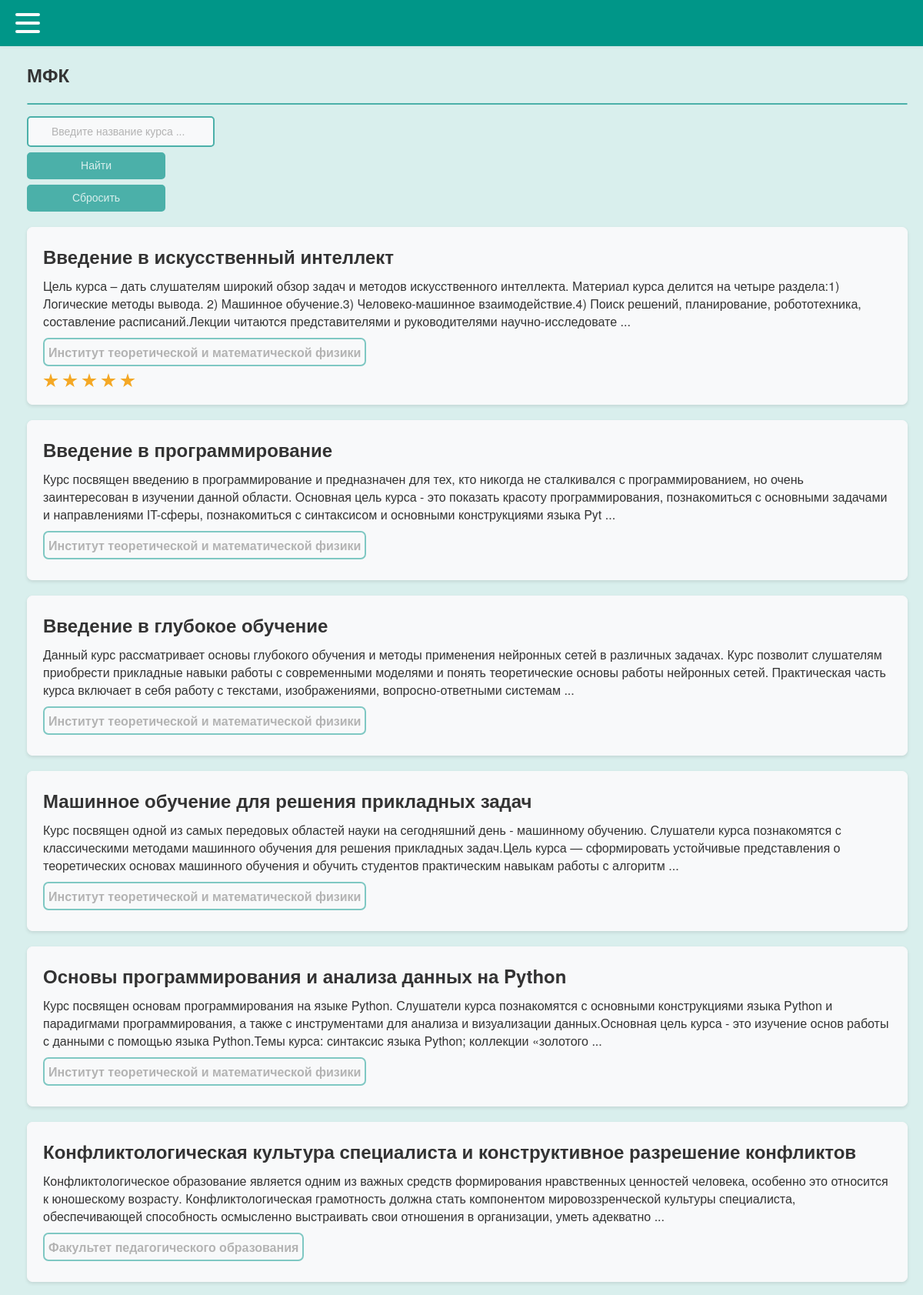
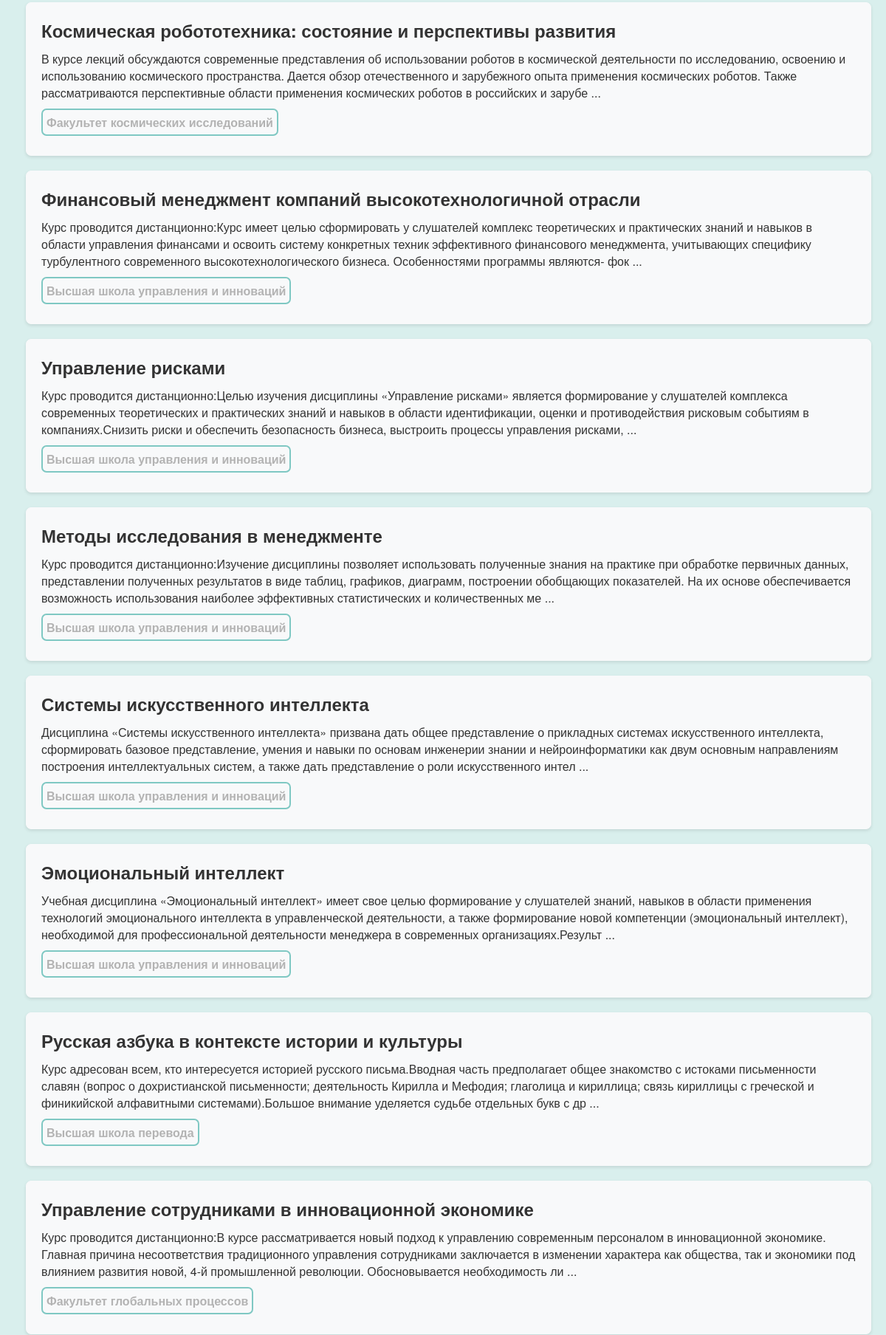
The page /dict (upper part) on the database its author committed (2 pictures, top to bottom).
### tables this page shows
CREATE TABLE mfk (
id integer PRIMARY KEY AUTOINCREMENT,
name text,
faculty text,
desc text,
online text,
openclose text,
score text
);

### testApp.py (the view)
@app.route("/")
@app.route("/dict", methods=['GET', 'POST'])
def dict():
    if request.method == 'POST':
        return render_template('dict.html', my_text='МФК', menu=menu, mfk_table=dbase.getSearchMfk(request.form['search']))
    return render_template('dict.html', my_text='МФК', menu=menu, mfk_table=dbase.getMfkAnonce())

### FDataBase.py (called while the page is built)
    def getMfkAnonce(self):
        try:
            self.__cur.execute(f"SELECT id, name, faculty, desc, online, score FROM mfk ORDER BY id DESC")
            res = self.__cur.fetchall()
            if res: return res
        except sqlite3.Error as e:
            print("Ошибка получения статьи из БД " + str(e))
        return []

### testApp.py (called while the page is built)
def connect_db():
    conn = sqlite3.connect(app.config['DATABASE'])
    conn.row_factory = sqlite3.Row
    return conn

def get_db():
    if not hasattr(g, 'link_db'):
        g.link_db = connect_db()
    return g.link_db

@app.before_request
def before_request():
    global dbase
    db = get_db()
    dbase = FDataBase(db)

### templates/dict.html (shortened to what this page needs)
{% extends 'index.html' %}
{% block content %}
    <form method="POST" action="/dict">
        <input class="search-input" placeholder="Введите название курса ..." name="search">
        <br>
        <div class="button_container">
            <div class="center">
                <button class="btn">
                    <span style="font-size: 14px;" class="btn_span">Найти</span>
                </button>
            </div>
        </div>
    </form>
    <a href="{{ url_for('dict')}}">
        <div style="margin-top: 7px;" class="button_container">
            <div class="center">
                <button class="btn">
                    <span style="font-size: 14px;" class="btn_span">Сбросить</span>
                </button>
            </div>
        </div>
    </a>
    <ul class="list-posts">
        {% for m in mfk_table %}
            <a style="" class="my_a" href="{{ url_for('showMfk', alias=m.id)}}">
                <li class="mfk_on_main_page">
                        <h2 style="margin: 0px 0px 10px 0px;">{{m.name}}</h2>
                        <div class="my_desc">{{m.desc[:350]}} ...</div>
                        <div style="color: var(--my-light-grey); border: 2px solid var(--my-2light-blue); border-radius: 7px; padding: 5px; margin: 10px 5px 0px 0px; display: inline-block;">
                            <b>{{m.faculty}}</b>
                        </div>
                        <div class="comment_stars_background comment_container container">
                          <div class="comment_stars_background container__items">
                            {% for i in range(m.score|int) %}
                              <label class="comment_stars_background my_label" for="">
                                <div class="star-stroke">
                                </div>
                              </label>
                            {% endfor %}
                          </div>
                        </div>
                </li>
            </a>
        {% endfor %}
    </ul>
{% endblock %}

### static/css/style.css (style rules this page uses)
:root { --primary-colour: #f8f9fa; --secondary-colour: hsl(38 90% 55%); --star-colour: hsl(38 90% 55%); --menu-blue: #009688; --my-light-blue: #4bb0a9; --my-2light-blue: #7fc8c3; --my-background: #D9EFED; --my-white: #f8f9fa; --my-2light-grey: #e6e6e6; --my-light-grey: #b3b3b3; --my-grey: #747474; --my-black: #4f4f4f; }
body { font-family: 'Helvetica Neue', Helvetica, sans-serif; margin: 0; padding: 0; background: var(--my-background); }
.search-input { height: 30px; width: 205px; margin-bottom: 7px; margin-top: -5px; border: 2px solid var(--my-light-blue); border-radius: 5px; font-color: red; padding: 3px 5px 3px 30px; font-size: 14px; transition: 0.4s ease-in-out; outline:none; background: var(--my-white); }
::placeholder { color: var(--my-light-grey); opacity: 1; }
a { color: #007bff; text-decoration: none; }
.my_a { color: #333; }
.button_container { display: block; display: flex; flex-direction: column; justify-content: center; align-items: left; }
.center { width: 180px; height: 35px; position: relative; display: flex; align-items: left; }
.btn { width: 180px; height: 35px; cursor: pointer; background: var(--my-light-blue); border: none; outline: none; transition: 0.7s ease-in-out; border: 2px solid var(--my-light-blue); border-radius: 5px; border-color: var(--my-light-blue); }
.btn_span { color: var(--my-background); font-size: 18px; font-weight: 100; font-size: 16px; }
.mfk_on_main_page { transition: 0.4s ease; border-radius: 7px; box-shadow: 0px 4px 8px rgba(0, 0, 0, 0.5); }
ul.list-posts { list-style: none; margin: 0; padding: 0; }
ul.list-posts li { margin: 20px 0; padding: 20px; border: 1px solid var(--my-white); background: var(--my-white); box-shadow: 0px 2px 4px rgba(0, 0, 0, 0.1); }
.my_desc { margin-bottom: 0px; color: #333; }
.my_label { margin-right: 5px; }
.container { background: #f8f9fa; margin: 0; padding: 0; display: flex; align-items: center; }
.container .container__items { display: flex; align-items: left; justify-content: left; gap: -50px; }
.container .container__items label { aspect-ratio: 1; }
.container .container__items label .star-stroke { display: grid; place-items: center; width: 20px; height: 20px; background: var(--secondary-colour); clip-path: polygon(50% 0%, 61% 35%, 98% 35%, 68% 57%, 79% 91%, 50% 70%, 21% 91%, 32% 57%, 2% 35%, 39% 35%); }
.star-stroke { z-index: 10; }
.comment_container { background: #f8f9fa; margin: 0; padding: 0; display: flex; align-items: center; }
.comment_stars_background { background: var(--my-white); padding: 3px 0px 0px 0px; }

### rows shown on the page
mfk: name "Введение в искусственный интеллект", desc "Цель курса – дать слушателям широкий обзор задач и методов искусственного интеллекта. Материал курса делится на четыре раздела:1) Логические методы вывода. 2) Машинное обучение.3) Человеко-машинное взаимодействие.4) Поиск решений, планирование, робототехника, составление расписаний.Лекции читаются представителями и руководителями научно-исследовате", faculty "Институт теоретической и математической физики", score "5" (drawn)
mfk: name "Введение в программирование", desc "Курс посвящен введению в программирование и предназначен для тех, кто никогда не сталкивался с программированием, но очень заинтересован в изучении данной области. Основная цель курса - это показать красоту программирования, познакомиться с основными задачами и направлениями IT-сферы, познакомиться с синтаксисом и основными конструкциями языка Pyt", faculty "Институт теоретической и математической физики"
mfk: name "Введение в глубокое обучение", desc "Данный курс рассматривает основы глубокого обучения и методы применения нейронных сетей в различных задачах. Курс позволит слушателям приобрести прикладные навыки работы с современными моделями и понять теоретические основы работы нейронных сетей. Практическая часть курса включает в себя работу с текстами, изображениями, вопросно-ответными системам", faculty "Институт теоретической и математической физики"
mfk: name "Машинное обучение для решения прикладных задач", desc "Курс посвящен одной из самых передовых областей науки на сегодняшний день - машинному обучению. Слушатели курса познакомятся с классическими методами машинного обучения для решения прикладных задач.Цель курса — сформировать устойчивые представления о теоретических основах машинного обучения и обучить студентов практическим навыкам работы с алгоритм", faculty "Институт теоретической и математической физики"
mfk: name "Основы программирования и анализа данных на Python", desc "Курс посвящен основам программирования на языке Python. Слушатели курса познакомятся с основными конструкциями языка Python и парадигмами программирования, а также с инструментами для анализа и визуализации данных.Основная цель курса - это изучение основ работы с данными с помощью языка Python.Темы курса: синтаксис языка Python; коллекции «золотого", faculty "Институт теоретической и математической физики"
mfk: name "Конфликтологическая культура специалиста и конструктивное разрешение конфликтов", desc "Конфликтологическое образование является одним из важных средств формирования нравственных ценностей человека, особенно это относится к юношескому возрасту. Конфликтологическая грамотность должна стать компонентом мировоззренческой культуры специалиста, обеспечивающей способность осмысленно выстраивать свои отношения в организации, уметь адекватно", faculty "Факультет педагогического образования"
mfk: name "Космическая робототехника: состояние и перспективы развития", desc "В курсе лекций обсуждаются современные представления об использовании роботов в космической деятельности по исследованию, освоению и использованию космического пространства. Дается обзор отечественного и зарубежного опыта применения космических роботов. Также рассматриваются перспективные области применения космических роботов в российских и зарубе", faculty "Факультет космических исследований"
mfk: name "Финансовый менеджмент компаний высокотехнологичной отрасли", desc "Курс проводится дистанционно:Курс имеет целью cформировать у слушателей комплекс теоретических и практических знаний и навыков в области управления финансами и освоить систему конкретных техник эффективного финансового менеджмента, учитывающих специфику турбулентного современного высокотехнологического бизнеса. Особенностями программы являются- фок", faculty "Высшая школа управления и инноваций"
mfk: name "Управление рисками", desc "Курс проводится дистанционно:Целью изучения дисциплины «Управление рисками» является формирование у слушателей комплекса современных теоретических и практических знаний и навыков в области идентификации, оценки и противодействия рисковым событиям в компаниях.Снизить риски и обеспечить безопасность бизнеса, выстроить процессы управления рисками,", faculty "Высшая школа управления и инноваций"
mfk: name "Методы исследования в менеджменте", desc "Курс проводится дистанционно:Изучение дисциплины позволяет использовать полученные знания на практике при обработке первичных данных, представлении полученных результатов в виде таблиц, графиков, диаграмм, построении обобщающих показателей. На их основе обеспечивается возможность использования наиболее эффективных статистических и количественных ме", faculty "Высшая школа управления и инноваций"
mfk: name "Системы искусственного интеллекта", desc "Дисциплина «Системы искусственного интеллекта» призвана дать общее представление о прикладных системах искусственного интеллекта, сформировать базовое представление, умения и навыки по основам инженерии знании и нейроинформатики как двум основным направлениям построения интеллектуальных систем, а также дать представление о роли искусственного интел", faculty "Высшая школа управления и инноваций"
mfk: name "Эмоциональный интеллект", desc "Учебная дисциплина «Эмоциональный интеллект» имеет свое целью формирование у слушателей знаний, навыков в области применения технологий эмоционального интеллекта в управленческой деятельности, а также формирование новой компетенции (эмоциональный интеллект), необходимой для профессиональной деятельности менеджера в современных организациях.Результ", faculty "Высшая школа управления и инноваций"
mfk: name "Русская азбука в контексте истории и культуры", desc "Курс адресован всем, кто интересуется историей русского письма.Вводная часть предполагает общее знакомство с истоками письменности славян (вопрос о дохристианской письменности; деятельность Кирилла и Мефодия; глаголица и кириллица; связь кириллицы с греческой и финикийской алфавитными системами).Большое внимание уделяется судьбе отдельных букв с др", faculty "Высшая школа перевода"
mfk: name "Управление сотрудниками в инновационной экономике", desc "Курс проводится дистанционно:В курсе рассматривается новый подход к управлению современным персоналом в инновационной экономике. Главная причина несоответствия традиционного управления сотрудниками заключается в изменении характера как общества, так и экономики под влиянием развития новой, 4-й промышленной революции. Обосновывается необходимость ли", faculty "Факультет глобальных процессов"

### other values the page prints
{{ my_text }} "МФК"
